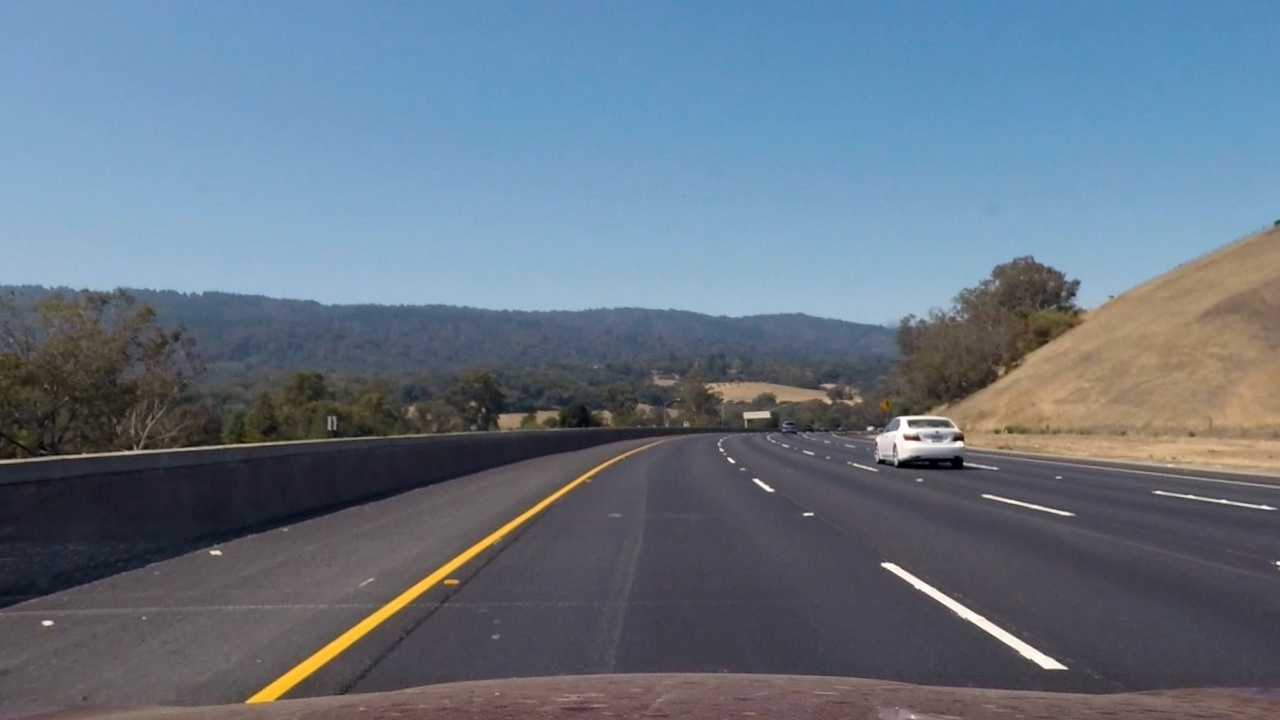
#> input picture output_images/undist/undist_test2.jpg, 1280 x 720 px
$ python testScript_lane.py   (older library calls are emulated)
#> lines starting #> are read from the running program, lines starting #| are printed output that depends on the picture; after the words box and inside, x2 and y2 are one past the last pixel; in counts of white or black regions, pixels touching at a corner belong together
#> further down, image is the input picture: shape (720, 1280, 3); mean B, G, R 131.1, 115.9, 101.5
### functionLib.py
# -*- coding: utf-8 -*-
"""
Created on Sat Apr  1 14:05:47 2017

@author: Dyson
"""

import numpy as np
import cv2
import glob
import matplotlib.pyplot as plt
import matplotlib.image as mpimg
import pickle
import sys


global counter
counter = 0


'''
STEP1: Camera Calibration
       One just need to call this function to calibrate the camera once. Then the
       function will store calibration parameters to a pickle file.
       ONE extra parameters should be modified for other users:
           * The output pickle file name and relative path
'''

# [36 lines left out: function cameraCalibration, not called in this run]

'''
STEP2: Image Undistortion
       Only correct the distortion introduced by the camera lens, perspective distort
       is not included.
'''
# [7 lines left out: function undistortion, not called in this run]

# [16 lines of commented-out code are left out]

'''
Step3. Thresholding Images
'''
# This thresholdingBinary() function takes sobel matrix, the magnitude of gredients,
# the orientation of gradients and the HLS color transformation into account, to derive a
# thresholding binary image in which the lane lines can be clearly seen.

def thresholdingBinary(img, s_thresh=(170, 250), sx_thresh=(100, 255), sy_thresh=(100,255), dir_thresh=(-0.5,-0.9), mag_thresh=(30,200)):
#> called with s_thresh = (170, 250), sx_thresh = (100, 255), sy_thresh = (100, 255), dir_thresh = (-0.5, -0.9), mag_thresh = (30, 200)
    img = np.copy(img)
    gray = cv2.cvtColor(img, cv2.COLOR_BGR2GRAY)
    # Convert to HSV color space and separate the V channel
    hsv = cv2.cvtColor(img, cv2.COLOR_RGB2HLS).astype(np.float)
    h_channel = hsv[:,:,0]
    l_channel = hsv[:,:,1]
    s_channel = hsv[:,:,2]
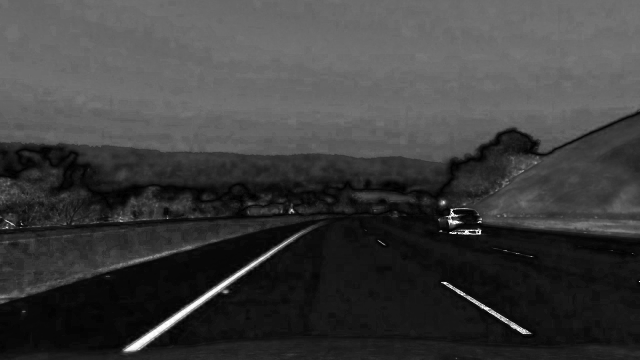
#> s_channel: shape (720, 1280) float64 (shown at 1/2 size); min 0, max 255, mean 61.6
#    plt.imshow(s_channel)

    # Sobel x
    sobelx = cv2.Sobel(gray, cv2.CV_64F, 1, 0) # Take the derivative in x
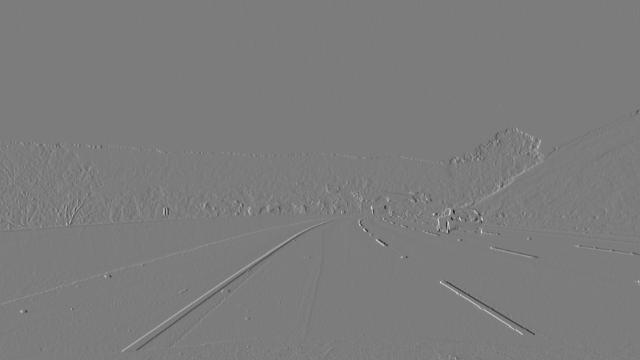
#> sobelx: shape (720, 1280) float64 (shown at 1/2 size); min -543, max 569, mean 0.1; drawn with min black and max white
    abs_sobelx = np.absolute(sobelx) # Absolute x derivative to accentuate lines away from horizontal
    scaled_sobelx = np.uint8(255*abs_sobelx/np.max(abs_sobelx))

    # Sobel y
    sobely = cv2.Sobel(gray, cv2.CV_64F, 1, 0) # Take the derivative in x
    abs_sobely = np.absolute(sobely) # Absolute x derivative to accentuate lines away from horizontal
    scaled_sobely = np.uint8(255*abs_sobely/np.max(abs_sobely))

    # Threshold x gradient
    sxbinary = np.zeros_like(scaled_sobelx)
    sxbinary[(scaled_sobelx >= sx_thresh[0]) & (scaled_sobelx <= sx_thresh[1])] = 1

    # Threshold y gradient
    sybinary = np.zeros_like(scaled_sobely)
    sxbinary[(scaled_sobely >= sy_thresh[0]) & (scaled_sobely <= sy_thresh[1])] = 1

    # Threshold direction gradient
    direct = np.arctan2(abs_sobely, abs_sobelx)
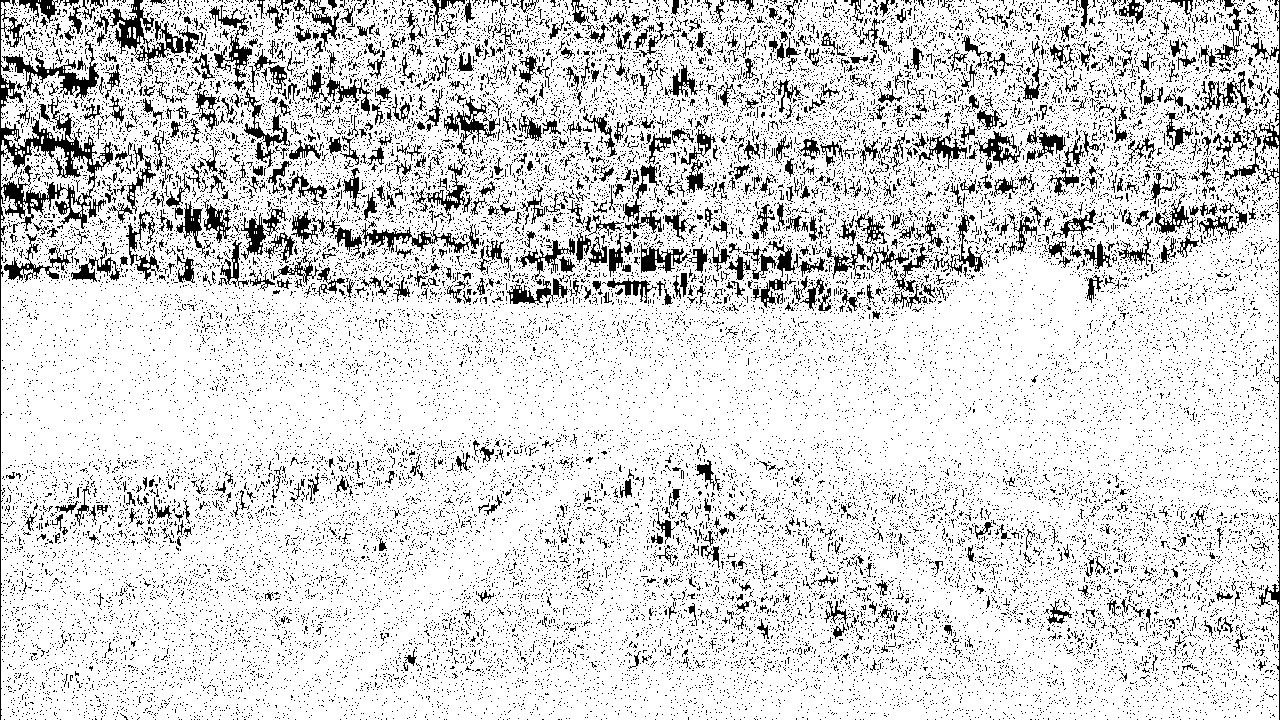
#> direct: shape (720, 1280) float64; values 0 (black) and 0.785 (white), 84.5% white; black in thin lines or dots

    # Threshold direction
    dir_binary = np.zeros_like(direct)
    dir_binary[(direct > np.min(dir_thresh)) & (direct < np.max(dir_thresh))] = 1

    # Magnitude gradient
    mag = np.sqrt(np.square(sobelx) + np.square(sobely))
    scaled_mag = np.uint8(255 * mag/np.max(mag))
    mag_binary = np.zeros_like(mag)
    mag_binary[(scaled_mag > np.min(mag_thresh)) & (scaled_mag < np.max(mag_thresh))] = 1

    # Threshold color channel
    s_binary = np.zeros_like(s_channel)
    s_binary[(s_channel >= s_thresh[0]) & (s_channel <= s_thresh[1])] = 1
#    h_binary = np.zeros_like(h_channel)
#    h_binary[(h_channel >= s_thresh[0]) & (h_channel <= s_thresh[1])] = 1
    # Stack each channel
    # Note color_binary[:, :, 0] is all 0s, effectively an all black image. It might
    # be beneficial to replace this channel with something else.
    color_binary = np.dstack((mag_binary, sxbinary, s_binary))
    mono_binary = np.zeros_like(gray)
    mono_binary[(s_binary == 1) | (sybinary == 1) | (sxbinary == 1) | (mag_binary == 1) | (dir_binary == 1)] = 1
#    print(color_binary.shape)
#    return color_binary
    return mono_binary

# [20 lines of commented-out code are left out]

'''
Step4. Perspective Transform
'''
# This calibration only take two straight line images
def perspectiveTrans(img):
    img_size = (img.shape[1], img.shape[0])

    src = np.float32([[191, 720],
                      [1124.8, 720],
                      [708.17,  462.10],
                      [576.17, 462.10]])

    dst = np.float32([[320, 720],
                      [960, 720],
                      [960, 0],
                      [320, 0]])

    M = cv2.getPerspectiveTransform(src, dst)
    Minv = cv2.getPerspectiveTransform(dst, src)

    warped = cv2.warpPerspective(img, M, img_size, flags=cv2.INTER_LINEAR)
#> warped: shape (720, 1280); values 0 (black) and 1 (white), 3.8% white; 68 white regions (53 under 20 px), largest, box (x1, y1, x2, y2) and area: (337, 0, 506, 714) 26753, (987, 224, 1053, 350) 4018, (960, 586, 997, 697) 1941
    perspect_pickle = {}
    perspect_pickle['M'] = M
    perspect_pickle['Minv'] = Minv
    pickle.dump(perspect_pickle, open( "./cameraData/perspective.p", "wb"))

    return warped

'''
Step5. Sliding Window to Find lanes
'''
def slidingWindows(binary_warped, nwindows=9, margin=60, minpix=100):
    # Assuming you have created a warped binary image called "binary_warped"
    # Take a histogram of the bottom half of the image
#> called with nwindows = 9, margin = 60, minpix = 100
    histogram = np.sum(binary_warped[int(binary_warped.shape[0]/2):,:], axis=0)
#> histogram = 1280 values, max 215 at index 377, min 0 at index 0, mean 10.14
    # Create an output image to draw on and  visualize the result
    out_img = np.dstack((binary_warped, binary_warped, binary_warped))*255
    # Find the peak of the left and right halves of the histogram
    # These will be the starting point for the left and right lines
    midpoint = np.int(histogram.shape[0]/2)
    leftx_base = np.argmax(histogram[:midpoint])
#> leftx_base = 377
    rightx_base = np.argmax(histogram[midpoint:]) + midpoint
#> rightx_base = 985

    # Choose the number of sliding windows
#    nwindows = 9
    # Set height of windows
    window_height = np.int(binary_warped.shape[0]/nwindows)
    # Identify the x and y positions of all nonzero pixels in the image
    nonzero = binary_warped.nonzero()
#> nonzero = 35142 positions, rows 0 to 719, columns 13 to 1097
    nonzeroy = np.array(nonzero[0])
    nonzerox = np.array(nonzero[1])
#    print(nonzeroy.shape())
    # Current positions to be updated for each window
    leftx_current = leftx_base
#> leftx_current = 377
    rightx_current = rightx_base
#> rightx_current = 985
    # Set the width of the windows +/- margin
#    margin = 100
    # Set minimum number of pixels found to recenter window
#    minpix = 50
    # Create empty lists to receive left and right lane pixel indices
    left_lane_inds = []
    right_lane_inds = []

    # Step through the windows one by one
    for window in range(nwindows):
        # Identify window boundaries in x and y (and right and left)
        win_y_low = binary_warped.shape[0] - (window+1)*window_height
        win_y_high = binary_warped.shape[0] - window*window_height
        win_xleft_low = leftx_current - int(0.8 * margin)
        win_xleft_high = leftx_current + int(1.2 * margin)
        win_xright_low = rightx_current - int(0.8 * margin)
        win_xright_high = rightx_current + int(1.2 * margin)
        # Draw the windows on the visualization image
        cv2.rectangle(out_img,(win_xleft_low,win_y_low),(win_xleft_high,win_y_high),(0,255,0), 2)
        cv2.rectangle(out_img,(win_xright_low,win_y_low),(win_xright_high,win_y_high),(0,255,0), 2)
        # Identify the nonzero pixels in x and y within the window
        good_left_inds = ((nonzeroy >= win_y_low) & (nonzeroy < win_y_high) & (nonzerox >= win_xleft_low) & (nonzerox < win_xleft_high)).nonzero()[0]
        good_right_inds = ((nonzeroy >= win_y_low) & (nonzeroy < win_y_high) & (nonzerox >= win_xright_low) & (nonzerox < win_xright_high)).nonzero()[0]

#        print(win_xleft_low, win_xleft_high, win_y_low, win_y_high)
#        print((((nonzeroy >= win_y_low) & (nonzeroy < win_y_high) & (nonzerox >= win_xleft_low) & (nonzerox < win_xleft_high))).shape)

        # Append these indices to the lists
        left_lane_inds.append(good_left_inds)
        right_lane_inds.append(good_right_inds)


#        print(left_lane_inds)
        # If you found > minpix pixels, recenter next window on their mean position
        if len(good_left_inds) > minpix:
            leftx_current = np.int(np.mean(nonzerox[good_left_inds]))
        if len(good_right_inds) > minpix:
            rightx_current = np.int(np.mean(nonzerox[good_right_inds]))
#> this loop made 9 passes
#> (win_xleft_low, win_xleft_high, win_xright_low, win_xright_high, leftx_current, rightx_current) on passes 1, 2, 4, 5, 6, 7, 8, 9: (329, 449, 937, 1057, 353, 974), (305, 425, 926, 1046, 362, 979), (325, 445, 931, 1051, 386, 994), (338, 458, 946, 1066, 399, 1008), (351, 471, 960, 1080, 415, 1019), (367, 487, 971, 1091, 429, 1032), (381, 501, 984, 1104, 445, 1058), (397, 517, 1010, 1130, 466, 1071)
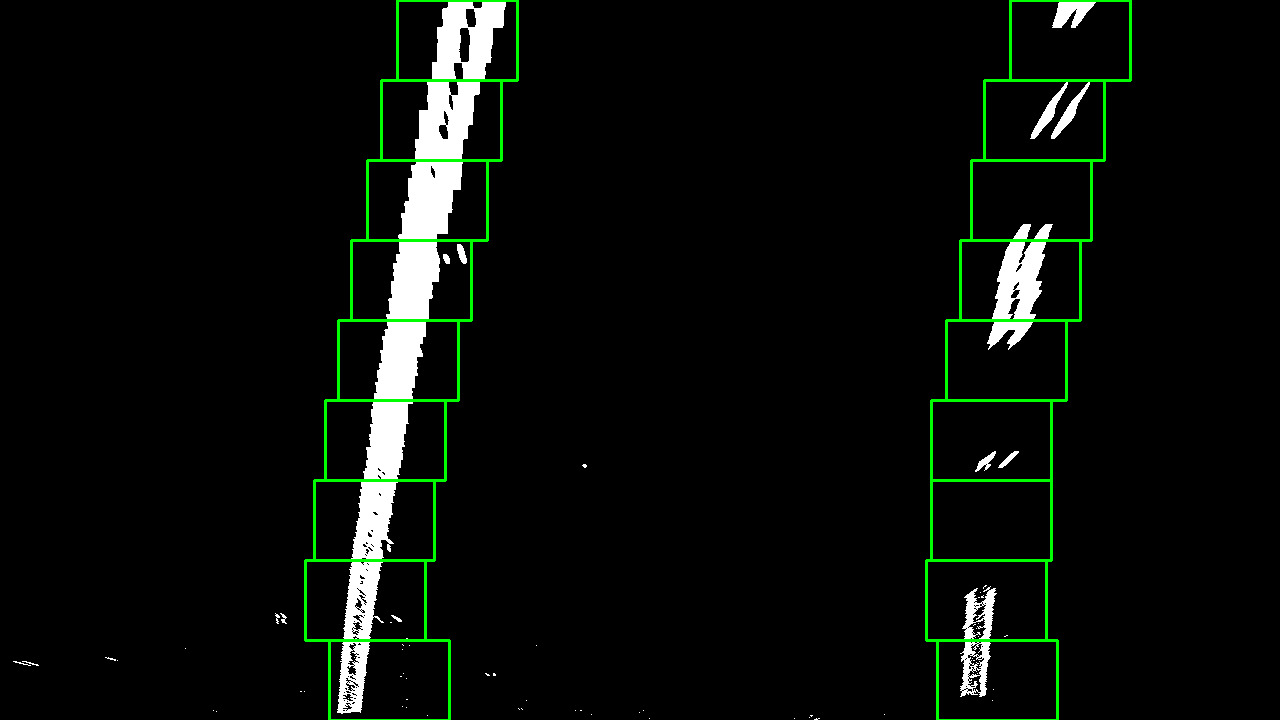
#> out_img: shape (720, 1280, 3); mean of channels 0, 1, 2 9.4, 13.7, 9.4; drawn as B, G, R
#> after the loop, left_lane_inds = 9 items; right_lane_inds = 9 items

    # Concatenate the arrays of indices
    left_lane_inds = np.concatenate(left_lane_inds)
    right_lane_inds = np.concatenate(right_lane_inds)
#> right_lane_inds = 7972 values, max 34865 at index 993, min 48 at index 7207, mean 18433.6

#    print(left_lane_inds.shape)

    # Extract left and right line pixel positions
    leftx = nonzerox[left_lane_inds]
    lefty = nonzeroy[left_lane_inds]
    rightx = nonzerox[right_lane_inds]
#> rightx = 7972 values, max 1097 at index 7245, min 960 at index 248, mean 1017.1
    righty = nonzeroy[right_lane_inds]
#> righty = 7972 values, max 700 at index 993, min 0 at index 7207, mean 332.2

    # Fit a second order polynomial to each
    left_fit, left_fit_res, _, _, _ = np.polyfit(lefty, leftx, 2, full=True)
#> left_fit = [9.51e-05, -0.245, 475]; left_fit_res = [4883592.9]
    right_fit, right_fit_res, _, _, _ = np.polyfit(righty, rightx, 2, full=True)
#> right_fit = [0.000144, -0.253, 1079.1]; right_fit_res = [1041894.3]
#    print(left_fit)
#    print(right_fit)
    # Fit a polynomial using the actual length of road
    ym_per_px = 30/720
    xm_per_px = 3.7/700

    left_fit_meter, left_fit_meter_res, _, _, _ = np.polyfit(lefty*ym_per_px, leftx*xm_per_px, 2, full=True)
#> left_fit_meter = [0.00029, -0.0311, 2.51]; left_fit_meter_res = [136.4]
    right_fit_meter, right_fit_meter_res, _, _, _ = np.polyfit(righty*ym_per_px, rightx*xm_per_px, 2, full=True)
#> right_fit_meter = [0.00044, -0.0321, 5.7]; right_fit_meter_res = [29.11]

    out_img[nonzeroy[left_lane_inds], nonzerox[left_lane_inds]] = [255, 0, 0]
    out_img[nonzeroy[right_lane_inds], nonzerox[right_lane_inds]] = [0, 0, 255]

    resultDict = {'left_fit': left_fit, 'right_fit':right_fit,
    'left_fit_meter':left_fit_meter, 'right_fit_meter':right_fit_meter,
    'left_fit_res':left_fit_res, 'right_fit_res':right_fit_res,
    'left_fit_meter_res':left_fit_meter_res, 'right_fit_meter_res':right_fit_meter_res}

    ploty = np.linspace(0, binary_warped.shape[0]-1, binary_warped.shape[0] )
    left_fitx = left_fit[0]*ploty**2 + left_fit[1]*ploty + left_fit[2]
#> left_fitx = 720 values, max 475 at index 0, min 348 at index 719, mean 403.3
    right_fitx = right_fit[0]*ploty**2 + right_fit[1]*ploty + right_fit[2]
#> right_fitx = 720 values, max 1079.1 at index 0, min 972.1 at index 719, mean 1013.2


    out_img[nonzeroy[left_lane_inds], nonzerox[left_lane_inds]] = [255, 0, 0]
    out_img[nonzeroy[right_lane_inds], nonzerox[right_lane_inds]] = [0, 0, 255]

    plt.imshow(out_img)
    plt.plot(left_fitx, ploty, color='yellow')
    plt.plot(right_fitx, ploty, color='yellow')
    plt.xlim(0, 1280)
    plt.ylim(720, 0)

    return resultDict, out_img


# [49 lines left out: function lineFinding, not called in this run]

'''
Step5: Curvature and Lane Center Deviation
'''
# [21 lines left out: functions curvature, curvature_meter, offset, not called in this run]

'''
Step6: Warp back
       This function draws a filled polynomial defined by 'ploty', 'left_fitx' and
       'right_fitx', it should be called after these THREE parameters are given.
'''
# [23 lines left out: function warpback, not called in this run]
#    plt.imshow(result)

'''
Useful functions: Define some useful functions
'''
# Define a class to receive the characteristics of each line detection
class Line():
    # [89 lines left out: functions __init__, range_check, rationality_check, updateFitParameters, not called in this run]


### testScript_lane.py
# -*- coding: utf-8 -*-
"""
Fit polynomial

Created on Sat Apr  1 22:08:44 2017

@author: dyson
"""

from functionLib import *

blind_search_flag = 1

image = './output_images/undist/undist_test2.jpg'


image = cv2.imread(image)
binary_image = thresholdingBinary(image)
warped_image = perspectiveTrans(binary_image)
#    outfilename = 'warped_test' + str(idx) + '.jpg'
#    print(outfilename)
#    cv2.imwrite('./output_images/warped/' + outfilename, binary_image)


slidingWindows(warped_image)
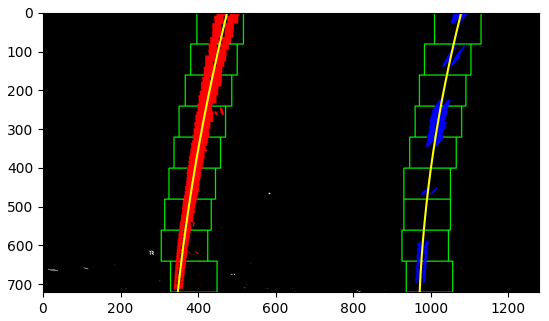
#> figure drawn by matplotlib, 1 panel
